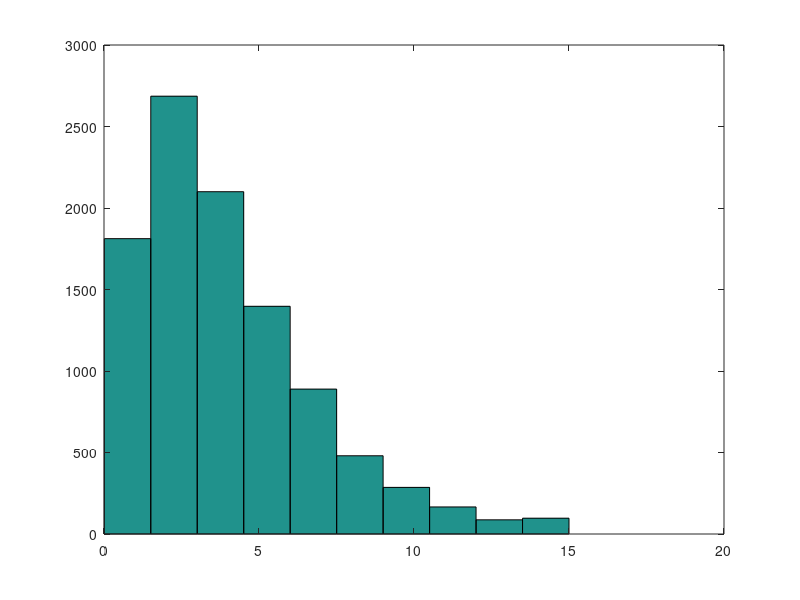

Reproduce this figure in MATLAB.
% This routine draws samples from a one-dimesnional population given the probability
% density of the distribution at discrete point

clear all
close all
clc

x=[0:0.01:15]';
pdf=chi2pdf(x,4);

n=10000;

% find the areas of the trapezoids created by adjacent points
pdf1=[0;pdf];
T1=(pdf+pdf1(1:end-1))/2;       % first multiplication term in area of trapezoid

x1=[0;x];
T2=(x-x1(1:end-1));             % second multiplication term in the area of the trpezoid

A=T1.*T2;
A(1)=[];

% draw n intervals from the distribution represented by 'A'
cum_A=cumsum(A);                % cumulative probability of different intervals

count=0;
for i=1:n
    u1=unifrnd(0,1);
    ind=find(cum_A<u1,1,'last');
    if ~isempty(ind)
        count=count+1;
        interval(count)=ind;
    end
end

% draw a sample from each interval
slope=(pdf-pdf1(1:end-1))./(x-x1(1:end-1));     % calculation of the slope of density curve in each interval
slope(1)=[];

for i=1:length(interval)
    temp_inter=interval(i);
    u2=unifrnd(0,1);
    
    if slope(temp_inter)~=0
        y(i)=x(temp_inter)+(-pdf(temp_inter)+...                    % random sample from the distribution
        sqrt(pdf(temp_inter)^2+2*slope(temp_inter)*A(temp_inter)*u2))/slope(temp_inter);
    else
        y(i)=x(temp_inter)+A(temp_inter)*u2/pdf(temp_inter);
    end
end

hist(y)